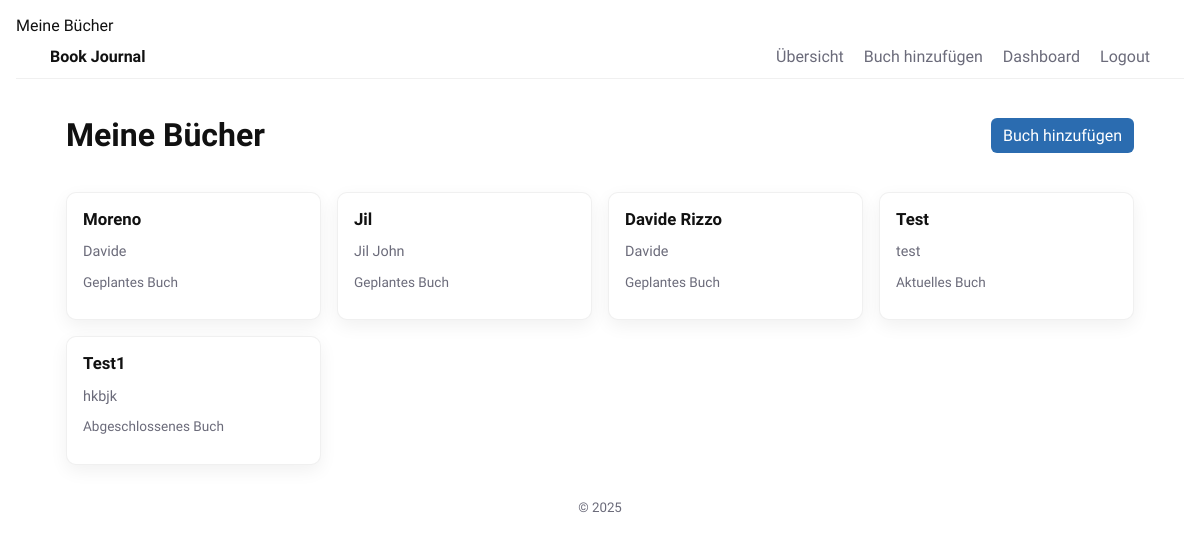
Page / (signed in) on the earlier database version.
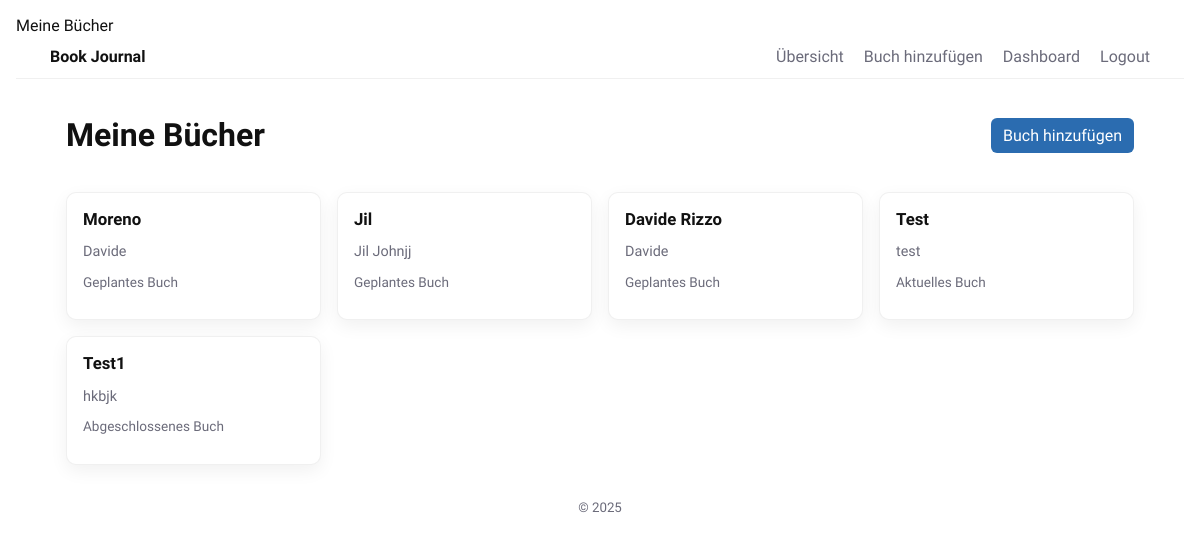
Same page on the later database version.
### Main.py (models this page shows)
class Book(Base):
    __tablename__ = "books"
    id = Column(Integer, primary_key=True)
    title = Column(String, nullable=False)
    author = Column(String)
    status = Column(String, default="Geplantes Buch")
    user_id = Column(Integer, ForeignKey("users.id"), nullable=False)
    notes = relationship("Note", back_populates="book", cascade="all, delete")
    user = relationship("User", back_populates="books")

### Main.py (the view)
@app.route('/')
def index():
    books = []
    if session.get('user_id'):
        books = list_books(session['user_id'])
    return render_template('index.html', books=books, logged_in=session.get('user_id') is not None)

### Main.py (called while the page is built)
def list_books(user_id):
    return db_session.query(Book).filter(Book.user_id == user_id).all()

### templates/index.html (shortened to what this page needs)
{% extends "base.html" %}
{% block content %}
{% if logged_in %}
  <div class="page-actions">
    <h1>Meine Bücher</h1>
    <a class="btn" href="{{ url_for('add_book') }}">Buch hinzufügen</a>
  </div>
  <div class="books-grid">
  {% for book in books %}
      <article class="book-card">
          <a href="{{ url_for('book_detail', book_id=book.id) }}">
              <h2>{{ book.title }}</h2>
              <p class="meta">{{ book.author }}</p>
              <p class="status">{{ book.status }}</p>
          </a>
      </article>
  {% else %}
      <p>Keine Bücher vorhanden. Füge ein neues Buch hinzu.</p>
  {% endfor %}
  </div>
{% endif %}
{% endblock %}

### templates/base.html (shortened to what this page needs)
<!doctype html>
<html lang="de">
<head>
  <link rel="stylesheet" href="{{ url_for('static', filename='style.css') }}">
</head>
<body>
  <header class="site-header">
    <nav class="nav">
      <a class="brand" href="{{ url_for('index') }}">Book Journal</a>
      <div class="nav-actions">
        {% if session.get('user_id') %}
          <a href="{{ url_for('index') }}">Übersicht</a>
          <a href="{{ url_for('add_book') }}">Buch hinzufügen</a>
          <a href="{{ url_for('dashboard') }}">Dashboard</a>
          <a href="{{ url_for('logout') }}">Logout</a>
        {% else %}
          <a href="{{ url_for('login') }}">Login</a>
          <a href="{{ url_for('register') }}">Registrieren</a>
        {% endif %}
      </div>
    </nav>
  </header>
  <main class="container">
    {% block content %}{% endblock %}
  </main>
  <footer class="site-footer">
    <small>&copy; 2025</small>
  </footer>
</body>
</html>

### static/style.css (style rules this page uses)
:root { --bg: #ffffff; --fg: #111; --muted: #6b6b7a; --card: #fff; --radius: 10px; --gap: 1rem; --shadow: 0 6px 18px rgba(0,0,0,0.06); --accent: #2b6cb0; --font: 'Work Sans', system-ui, -apple-system, "Segoe UI", Roboto, "Helvetica Neue", Arial; font-size:16px; }
* { box-sizing:border-box }
body { margin:0; font-family:var(--font); background:var(--bg); color:var(--fg); -webkit-font-smoothing:antialiased; -moz-osx-font-smoothing:grayscale; padding:1rem; }
.site-header { border-bottom:1px solid rgba(0,0,0,0.06);background:transparent }
.nav { display:flex;align-items:center;justify-content:space-between;max-width:1100px;margin:0 auto;padding:0.75rem 0 }
.brand { font-weight:700;color:var(--fg);text-decoration:none }
.nav-actions a { margin-left:1rem;color:var(--muted);text-decoration:none }
.container { max-width:1100px;margin:1rem auto;padding:0 1rem }
.books-grid { display:grid; grid-template-columns:repeat(auto-fill,minmax(220px,1fr)); gap:var(--gap); margin:1rem 0; }
.book-card { background:var(--card); color:var(--fg); padding:16px; border-radius:var(--radius); border:1px solid rgba(0,0,0,0.06); box-shadow:var(--shadow); transition:transform .14s ease,box-shadow .14s ease; display:flex; flex-direction:column; min-height:120px; }
.book-card a { color:inherit;text-decoration:none;display:block;height:100% }
.book-card h2 { margin:0 0 .4rem 0;font-size:1.05rem }
.book-card .meta { font-size:0.9rem;color:var(--muted);margin-bottom:0.4rem }
.book-card .status { font-size:0.85rem;color:var(--muted) }
.page-actions { display:flex;justify-content:space-between;align-items:center }
.btn { background:var(--accent);color:#fff;border:none;padding:8px 12px;border-radius:6px;cursor:pointer;text-decoration:none;display:inline-block }
.site-footer { margin-top:2rem;text-align:center;color:var(--muted) }

Differences in the rows shown:
changed Book "Jil": author "Jil John" → "Jil Johnjj"
